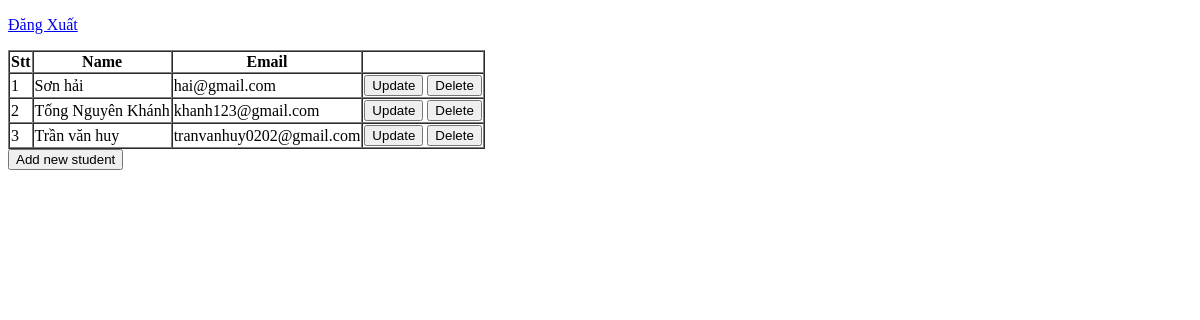
The page /student/admin.php (signed in) on the database as committed earlier.
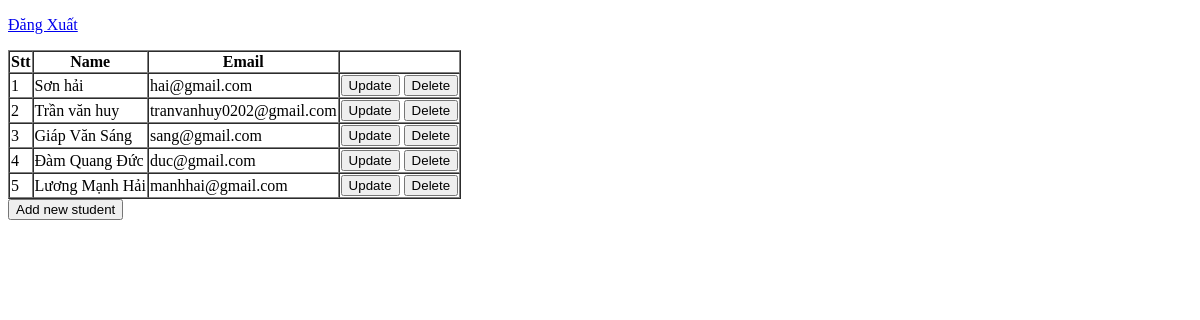
The same page on the database as committed later.
### tables this page shows
CREATE TABLE `students` (
  `id` int(11) NOT NULL,
  `name` varchar(50) DEFAULT NULL,
  `email` varchar(50) NOT NULL,
  `username` varchar(50) NOT NULL,
  `password` varchar(50) NOT NULL
);

### DBconnect.php (called while the page is built)
<?php
class DBconnect
{
    public $dsn;
    public $username;
    public $password;
    public function __construct()
    {
        $this->dsn = 'mysql:host=localhost;dbname=student-manager';
        $this->username = 'root';
        $this->password = 'Vanhuy123@';
    }
    public function connect()
    {
        $conn = null;
        try{
            $conn = new PDO($this->dsn, $this->username, $this->password,array(PDO::MYSQL_ATTR_INIT_COMMAND => "SET NAMES utf8"));
        } catch (PDOException $e){
            echo $e -> getMessage();
        }
        return $conn;
    }
}

### DBstudent.php (called while the page is built, shortened)
<?php
include_once "DBconnect.php";
include_once "Student.php";
class DBstudent
{
    public $conn;
    public function __construct()
    {
        $db = new DBconnect();
        $this->conn = $db->connect();
    }
    public function getAll()
    {
        $sql = 'SELECT * FROM students';
        $stmt = $this->conn->prepare($sql);
        $stmt->execute();
        $stmt->setFetchMode(PDO::FETCH_ASSOC);
        $data = $stmt->fetchAll();
        $arr = [];
        if($data){
            foreach ($data as $item) {
                $student = new Student($item['name'], $item['email'], $item['username'], $item['password']);
                $student->setId($item['id']);
                array_push($arr, $student);
            }
            return $arr;
        } else {
            return 'không có dữ liệu hiển thị';
        }
    }
}

### Student.php (called while the page is built, shortened)
<?php
class Student
{
    public $id;
    public $name;
    public $email;
    public function __construct($name, $email, $username, $password)
    {
        $this->name = $name;
        $this->email = $email;
    }
    public function getName()
    {
        return $this->name;
    }
    public function getEmail()
    {
        return $this->email;
    }
    public function getId()
    {
        return $this->id;
    }
    public function setId($id)
    {
        $this->id = $id;
    }
}

### student/admin.php (the view, shortened to what this page needs)
<?php
include_once '../DBconnect.php';
include_once '../Student.php';
include_once '../DBstudent.php';
if(isset($_SESSION['id']) && $_SESSION['id'] == '9' ) {
    $studentDB = new DBstudent();
    $students = $studentDB->getAll();
    ?>
    <!doctype html>
    <html lang="en">
    <head>
    </head>
    <body>
    <?php include_once '../header.php'?>
    <table border="1" cellspacing="0" style="margin-top: auto">
        <tr>
            <th>Stt</th>
            <th>Name</th>
            <th>Email</th>
            <th></th>
        </tr>
        <?php foreach ($students as $key => $student): ?>
            <tr>
                <td><?php echo ++$key; ?></td>
                <td><?php echo $student->getName(); ?></td>
                <td><?php echo $student->getEmail(); ?></td>
                <td>
                    <span><a href="update.php?id=<?php echo $student->getId(); ?>"><button>Update</button></a></span>
                    <span><a href="del.php?id=<?php echo $student->getId(); ?>"><button>Delete</button></a></span>
                </td>
            </tr>
        <?php endforeach; ?>
    </table>
    <a href="create.php" type="button">
        <button>Add new student</button>
    </a>
    </body>
    </html>
    <?php
} else {
    header('location:list.php');
}?>

### header.php
<p>
    <a href="../logout.php">Đăng Xuất</a>
</p>

Rows that differ between the two databases and show on the page:
removed students: name "Tống Nguyên Khánh", email "khanh123@gmail.com"
added students: name "Giáp Văn Sáng", email "sang@gmail.com"
added students: name "Đàm Quang Đức", email "duc@gmail.com"
added students: name "Lương Mạnh Hải", email "manhhai@gmail.com"
